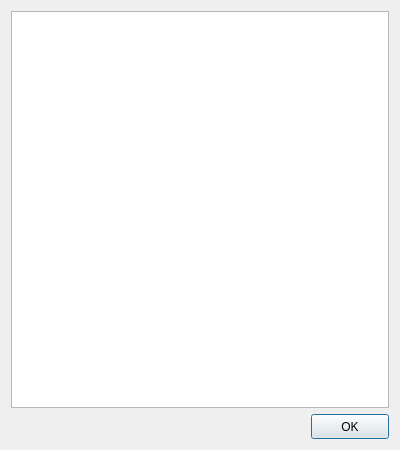
<?xml version="1.0" encoding="UTF-8"?>
<ui version="4.0">
 <class>DialogPEVersionInfo</class>
 <widget class="QDialog" name="DialogPEVersionInfo">
  <property name="windowModality">
   <enum>Qt::ApplicationModal</enum>
  </property>
  <property name="geometry">
   <rect>
    <x>0</x>
    <y>0</y>
    <width>400</width>
    <height>450</height>
   </rect>
  </property>
  <property name="minimumSize">
   <size>
    <width>400</width>
    <height>450</height>
   </size>
  </property>
  <property name="maximumSize">
   <size>
    <width>400</width>
    <height>450</height>
   </size>
  </property>
  <property name="windowTitle">
   <string>Version Info</string>
  </property>
  <property name="modal">
   <bool>true</bool>
  </property>
  <layout class="QVBoxLayout" name="verticalLayout">
   <item>
    <widget class="QTextEditX" name="textEditVersion">
     <property name="readOnly">
      <bool>true</bool>
     </property>
    </widget>
   </item>
   <item>
    <layout class="QHBoxLayout" name="horizontalLayout">
     <item>
      <spacer name="horizontalSpacer">
       <property name="orientation">
        <enum>Qt::Horizontal</enum>
       </property>
       <property name="sizeHint" stdset="0">
        <size>
         <width>40</width>
         <height>20</height>
        </size>
       </property>
      </spacer>
     </item>
     <item>
      <widget class="QPushButtonX" name="pushButtonOK">
       <property name="minimumSize">
        <size>
         <width>78</width>
         <height>25</height>
        </size>
       </property>
       <property name="maximumSize">
        <size>
         <width>78</width>
         <height>25</height>
        </size>
       </property>
       <property name="text">
        <string>OK</string>
       </property>
      </widget>
     </item>
    </layout>
   </item>
  </layout>
 </widget>
 <customwidgets>
  <customwidget>
   <class>QPushButtonX</class>
   <extends>QPushButton</extends>
   <header>qpushbuttonx.h</header>
  </customwidget>
  <customwidget>
   <class>QTextEditX</class>
   <extends>QTextEdit</extends>
   <header>qtexteditx.h</header>
  </customwidget>
 </customwidgets>
 <resources/>
 <connections/>
</ui>
